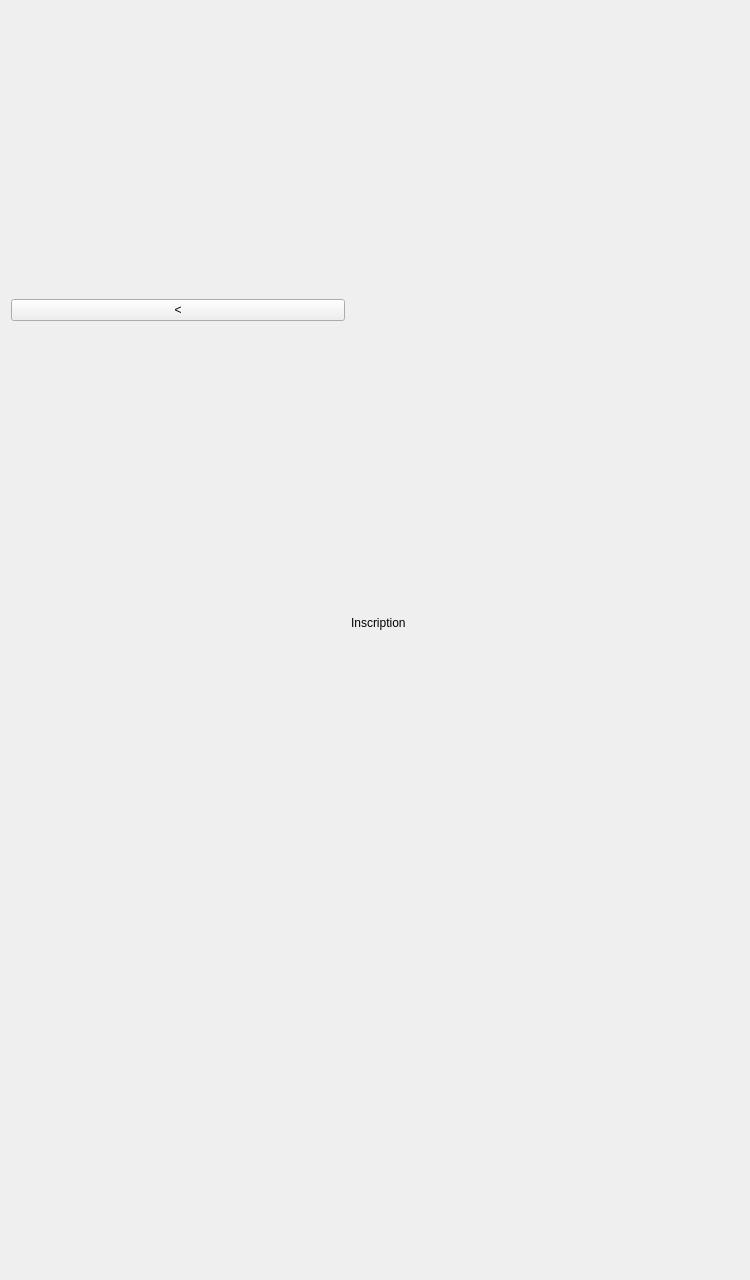
<?xml version="1.0" encoding="UTF-8"?>
<ui version="4.0">
 <class>Inscription</class>
 <widget class="QWidget" name="Inscription">
  <property name="geometry">
   <rect>
    <x>0</x>
    <y>0</y>
    <width>750</width>
    <height>1280</height>
   </rect>
  </property>
  <property name="windowTitle">
   <string>Form</string>
  </property>
  <layout class="QGridLayout" name="gridLayout">
   <item row="2" column="1">
    <layout class="QGridLayout" name="gridLayout_inscription"/>
   </item>
   <item row="2" column="2">
    <spacer name="horizontalSpacer">
     <property name="orientation">
      <enum>Qt::Horizontal</enum>
     </property>
     <property name="sizeHint" stdset="0">
      <size>
       <width>40</width>
       <height>20</height>
      </size>
     </property>
    </spacer>
   </item>
   <item row="3" column="0">
    <spacer name="horizontalSpacer_2">
     <property name="orientation">
      <enum>Qt::Horizontal</enum>
     </property>
     <property name="sizeHint" stdset="0">
      <size>
       <width>40</width>
       <height>20</height>
      </size>
     </property>
    </spacer>
   </item>
   <item row="4" column="1">
    <spacer name="verticalSpacer">
     <property name="orientation">
      <enum>Qt::Vertical</enum>
     </property>
     <property name="sizeHint" stdset="0">
      <size>
       <width>20</width>
       <height>40</height>
      </size>
     </property>
    </spacer>
   </item>
   <item row="0" column="1">
    <spacer name="verticalSpacer_2">
     <property name="orientation">
      <enum>Qt::Vertical</enum>
     </property>
     <property name="sizeHint" stdset="0">
      <size>
       <width>20</width>
       <height>40</height>
      </size>
     </property>
    </spacer>
   </item>
   <item row="0" column="0">
    <widget class="QPushButton" name="button_retour">
     <property name="text">
      <string>&lt;</string>
     </property>
    </widget>
   </item>
   <item row="1" column="1">
    <widget class="QLabel" name="label_h1">
     <property name="text">
      <string>Inscription</string>
     </property>
    </widget>
   </item>
  </layout>
 </widget>
 <resources/>
 <connections/>
</ui>
